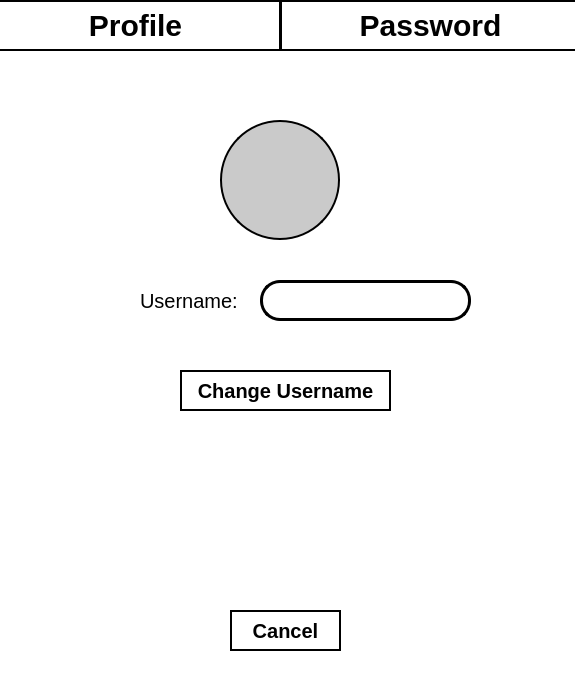
<?xml version="1.0" encoding="UTF-8"?>
<ui version="4.0">
 <class>CustomerAccountSettings</class>
 <widget class="QDialog" name="CustomerAccountSettings">
  <property name="geometry">
   <rect>
    <x>0</x>
    <y>0</y>
    <width>575</width>
    <height>675</height>
   </rect>
  </property>
  <property name="minimumSize">
   <size>
    <width>575</width>
    <height>675</height>
   </size>
  </property>
  <property name="maximumSize">
   <size>
    <width>575</width>
    <height>675</height>
   </size>
  </property>
  <property name="windowTitle">
   <string>Account Settings</string>
  </property>
  <property name="styleSheet">
   <string notr="true">QWidget
{
	background-color: rgb(255, 255, 255);
	border-image: none;
}
QPushButton
{
	color: rgb(0, 0, 0);
	border: 2px solid black;
	font: bold;
	font-size: 30px;
}
QPushButton:hover
{
	background-color: rgb(191, 191, 191);
}
QPushButton#pushButton_changeUsername, #pushButton_changePassword
{
	color: rgb(0, 0, 0);
	border: 2px solid black;
	font: bold;
	font-size: 20px;;
}
QPushButton#pushButton_cancel
{
	color: rgb(0, 0, 0);
	border: 2px solid black;
	font: bold;
	font-size: 20px;
}
QLabel
{
	color: rgb(0, 0, 0);
	font-size: 20px;
}
QLineEdit
{
	border: 3px solid rgb(0, 0, 0);
	border-radius: 20px;
	font-size: 20px;
}</string>
  </property>
  <widget class="QPushButton" name="pushButton_cancel">
   <property name="geometry">
    <rect>
     <x>230</x>
     <y>610</y>
     <width>111</width>
     <height>41</height>
    </rect>
   </property>
   <property name="text">
    <string>Cancel</string>
   </property>
  </widget>
  <widget class="QPushButton" name="pushButton_profile">
   <property name="geometry">
    <rect>
     <x>-10</x>
     <y>0</y>
     <width>291</width>
     <height>51</height>
    </rect>
   </property>
   <property name="text">
    <string>Profile</string>
   </property>
  </widget>
  <widget class="QPushButton" name="pushButton_password">
   <property name="geometry">
    <rect>
     <x>280</x>
     <y>0</y>
     <width>301</width>
     <height>51</height>
    </rect>
   </property>
   <property name="text">
    <string>Password</string>
   </property>
  </widget>
  <widget class="QStackedWidget" name="stackedWidget">
   <property name="geometry">
    <rect>
     <x>30</x>
     <y>90</y>
     <width>501</width>
     <height>371</height>
    </rect>
   </property>
   <property name="styleSheet">
    <string notr="true"/>
   </property>
   <property name="currentIndex">
    <number>0</number>
   </property>
   <widget class="QWidget" name="page_profile">
    <widget class="QLabel" name="label_username">
     <property name="geometry">
      <rect>
       <x>110</x>
       <y>200</y>
       <width>101</width>
       <height>21</height>
      </rect>
     </property>
     <property name="text">
      <string>Username:</string>
     </property>
    </widget>
    <widget class="QLineEdit" name="lineEdit_username">
     <property name="geometry">
      <rect>
       <x>230</x>
       <y>190</y>
       <width>211</width>
       <height>41</height>
      </rect>
     </property>
     <property name="text">
      <string/>
     </property>
    </widget>
    <widget class="QPushButton" name="pushButton_changeUsername">
     <property name="geometry">
      <rect>
       <x>150</x>
       <y>280</y>
       <width>211</width>
       <height>41</height>
      </rect>
     </property>
     <property name="text">
      <string>Change Username</string>
     </property>
    </widget>
    <widget class="QLabel" name="label_userPicture">
     <property name="geometry">
      <rect>
       <x>190</x>
       <y>30</y>
       <width>120</width>
       <height>120</height>
      </rect>
     </property>
     <property name="styleSheet">
      <string notr="true">background-color: rgb(202, 202, 202);
border-radius: 60;
border: 2px solid rgb(0, 0, 0);</string>
     </property>
     <property name="text">
      <string/>
     </property>
    </widget>
   </widget>
   <widget class="QWidget" name="page_password">
    <widget class="QLabel" name="label_currentPassword">
     <property name="geometry">
      <rect>
       <x>50</x>
       <y>130</y>
       <width>171</width>
       <height>21</height>
      </rect>
     </property>
     <property name="text">
      <string>Current Password:</string>
     </property>
    </widget>
    <widget class="QLabel" name="label_newPassword">
     <property name="geometry">
      <rect>
       <x>80</x>
       <y>190</y>
       <width>141</width>
       <height>16</height>
      </rect>
     </property>
     <property name="text">
      <string>New Password:</string>
     </property>
    </widget>
    <widget class="QLabel" name="label_newPassword2">
     <property name="geometry">
      <rect>
       <x>0</x>
       <y>250</y>
       <width>221</width>
       <height>16</height>
      </rect>
     </property>
     <property name="text">
      <string>Re-enter new Password:</string>
     </property>
    </widget>
    <widget class="QLineEdit" name="lineEdit_currentPassword">
     <property name="geometry">
      <rect>
       <x>230</x>
       <y>123</y>
       <width>261</width>
       <height>41</height>
      </rect>
     </property>
     <property name="echoMode">
      <enum>QLineEdit::Password</enum>
     </property>
    </widget>
    <widget class="QLineEdit" name="lineEdit_newPassword">
     <property name="geometry">
      <rect>
       <x>230</x>
       <y>180</y>
       <width>261</width>
       <height>41</height>
      </rect>
     </property>
     <property name="echoMode">
      <enum>QLineEdit::Password</enum>
     </property>
    </widget>
    <widget class="QLineEdit" name="lineEdit_newPassword2">
     <property name="geometry">
      <rect>
       <x>230</x>
       <y>240</y>
       <width>261</width>
       <height>41</height>
      </rect>
     </property>
     <property name="echoMode">
      <enum>QLineEdit::Password</enum>
     </property>
    </widget>
    <widget class="QPushButton" name="pushButton_changePassword">
     <property name="geometry">
      <rect>
       <x>140</x>
       <y>310</y>
       <width>241</width>
       <height>41</height>
      </rect>
     </property>
     <property name="text">
      <string>Change Password</string>
     </property>
    </widget>
   </widget>
  </widget>
 </widget>
 <resources/>
 <connections/>
</ui>
